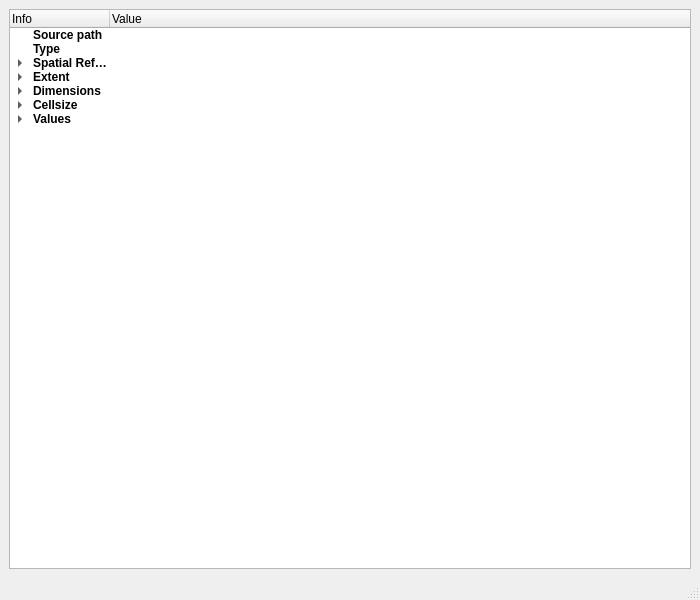
<?xml version="1.0" encoding="UTF-8"?>
<ui version="4.0">
 <class>RasterInfo</class>
 <widget class="QMainWindow" name="RasterInfo">
  <property name="geometry">
   <rect>
    <x>0</x>
    <y>0</y>
    <width>700</width>
    <height>600</height>
   </rect>
  </property>
  <property name="windowTitle">
   <string>MainWindow</string>
  </property>
  <widget class="QWidget" name="centralwidget">
   <layout class="QHBoxLayout" name="horizontalLayout">
    <item>
     <layout class="QGridLayout" name="mainGridLayout">
      <item row="0" column="0">
       <widget class="QTreeWidget" name="treeWidget">
        <attribute name="headerHighlightSections">
         <bool>true</bool>
        </attribute>
        <column>
         <property name="text">
          <string>Info</string>
         </property>
        </column>
        <column>
         <property name="text">
          <string>Value</string>
         </property>
        </column>
        <item>
         <property name="text">
          <string>Source path</string>
         </property>
         <property name="font">
          <font>
           <weight>75</weight>
           <bold>true</bold>
          </font>
         </property>
        </item>
        <item>
         <property name="text">
          <string>Type</string>
         </property>
         <property name="font">
          <font>
           <weight>75</weight>
           <bold>true</bold>
          </font>
         </property>
        </item>
        <item>
         <property name="text">
          <string>Spatial Reference</string>
         </property>
         <property name="font">
          <font>
           <weight>75</weight>
           <bold>true</bold>
          </font>
         </property>
         <item>
          <property name="text">
           <string>EPSG Code</string>
          </property>
         </item>
         <item>
          <property name="text">
           <string>Projection</string>
          </property>
         </item>
        </item>
        <item>
         <property name="text">
          <string>Extent</string>
         </property>
         <property name="font">
          <font>
           <weight>75</weight>
           <bold>true</bold>
          </font>
         </property>
         <item>
          <property name="text">
           <string>top</string>
          </property>
         </item>
         <item>
          <property name="text">
           <string>left</string>
          </property>
         </item>
         <item>
          <property name="text">
           <string>right</string>
          </property>
         </item>
         <item>
          <property name="text">
           <string>bottom</string>
          </property>
         </item>
         <item>
          <property name="text">
           <string>area in m²</string>
          </property>
         </item>
        </item>
        <item>
         <property name="text">
          <string>Dimensions</string>
         </property>
         <property name="font">
          <font>
           <weight>75</weight>
           <bold>true</bold>
          </font>
         </property>
         <item>
          <property name="text">
           <string>Columns</string>
          </property>
         </item>
         <item>
          <property name="text">
           <string>Rows</string>
          </property>
         </item>
        </item>
        <item>
         <property name="text">
          <string>Cellsize</string>
         </property>
         <property name="font">
          <font>
           <weight>75</weight>
           <bold>true</bold>
          </font>
         </property>
         <item>
          <property name="text">
           <string>X</string>
          </property>
         </item>
         <item>
          <property name="text">
           <string>Y</string>
          </property>
         </item>
        </item>
        <item>
         <property name="text">
          <string>Values</string>
         </property>
         <property name="font">
          <font>
           <weight>75</weight>
           <bold>true</bold>
          </font>
         </property>
         <item>
          <property name="text">
           <string>Min</string>
          </property>
         </item>
         <item>
          <property name="text">
           <string>Max</string>
          </property>
         </item>
         <item>
          <property name="text">
           <string>NoData</string>
          </property>
         </item>
        </item>
       </widget>
      </item>
     </layout>
    </item>
   </layout>
  </widget>
  <widget class="QMenuBar" name="menubar">
   <property name="geometry">
    <rect>
     <x>0</x>
     <y>0</y>
     <width>700</width>
     <height>22</height>
    </rect>
   </property>
  </widget>
  <widget class="QStatusBar" name="statusbar"/>
 </widget>
 <resources/>
 <connections/>
</ui>
